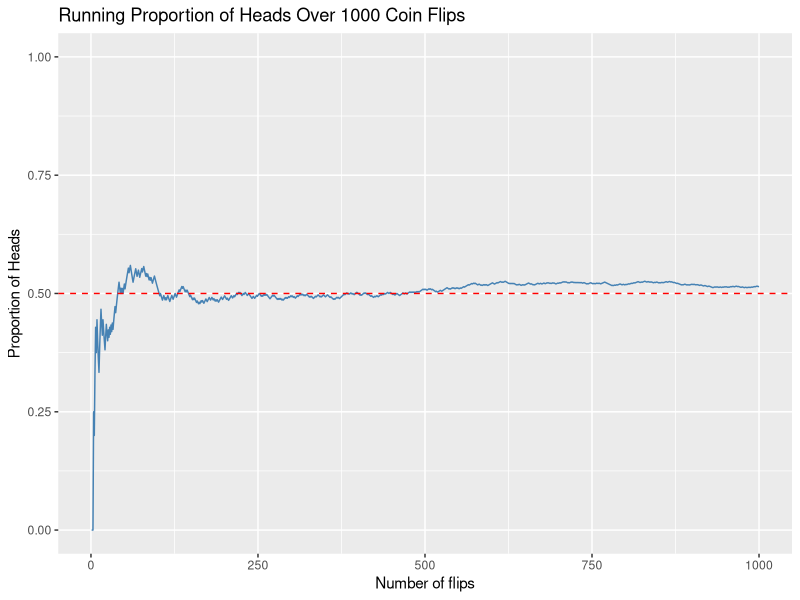
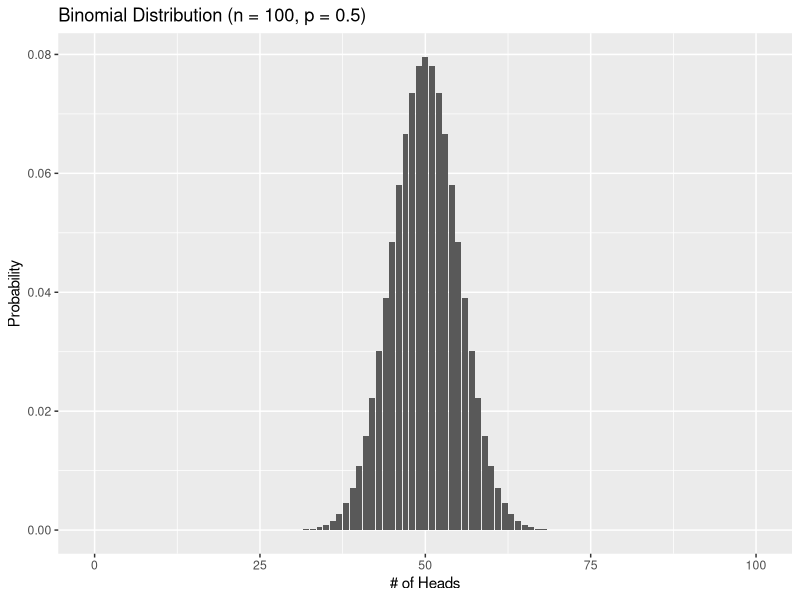
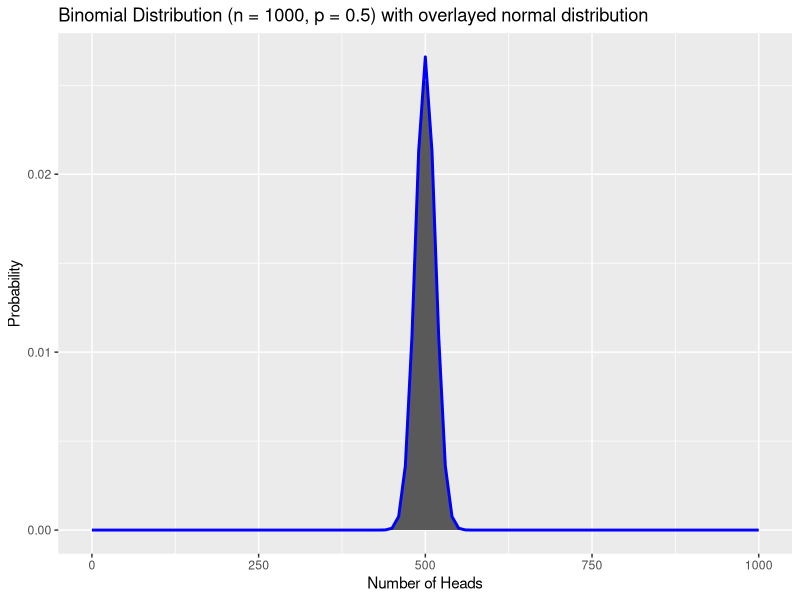
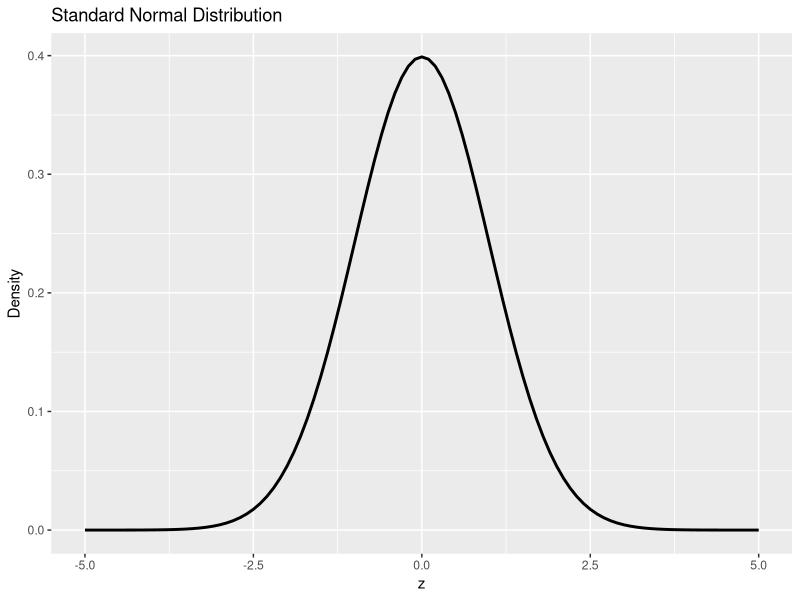
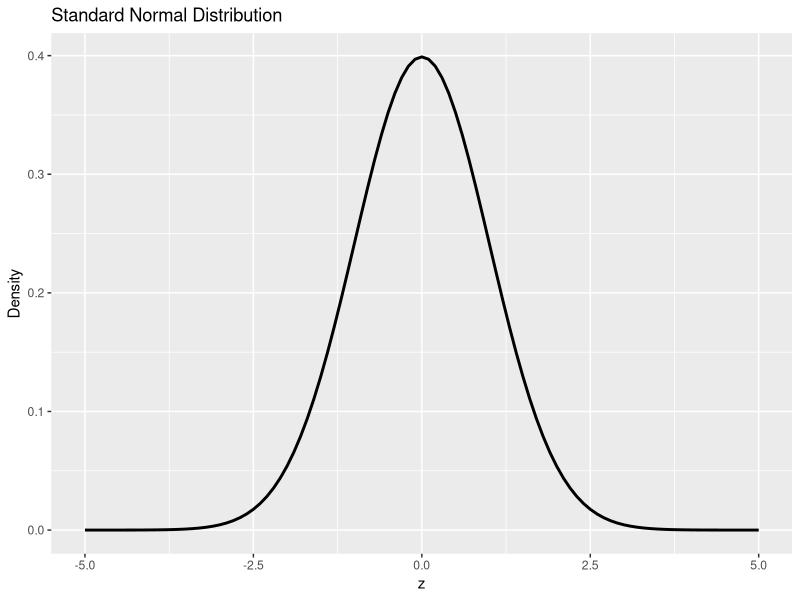
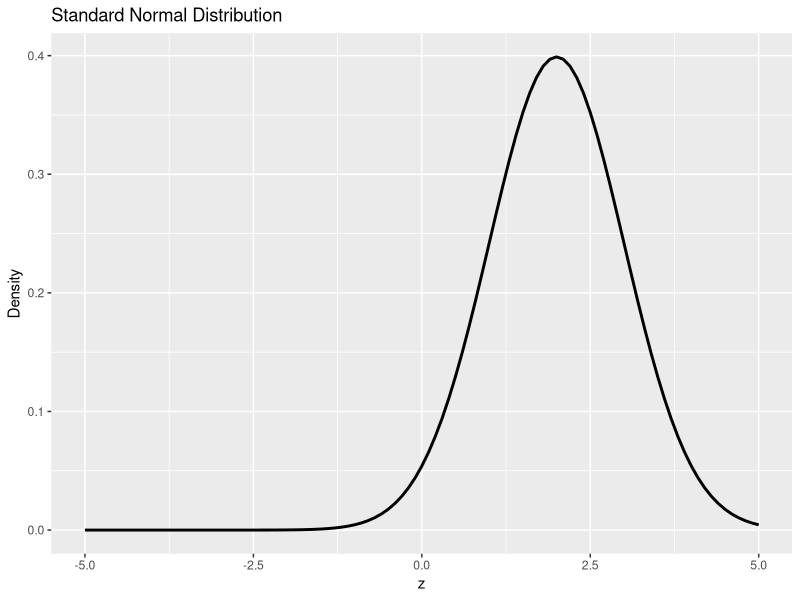
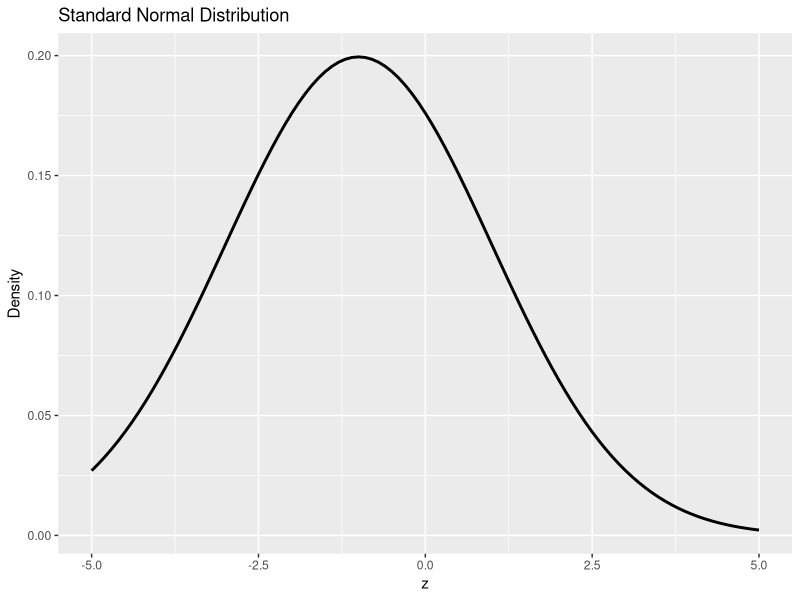
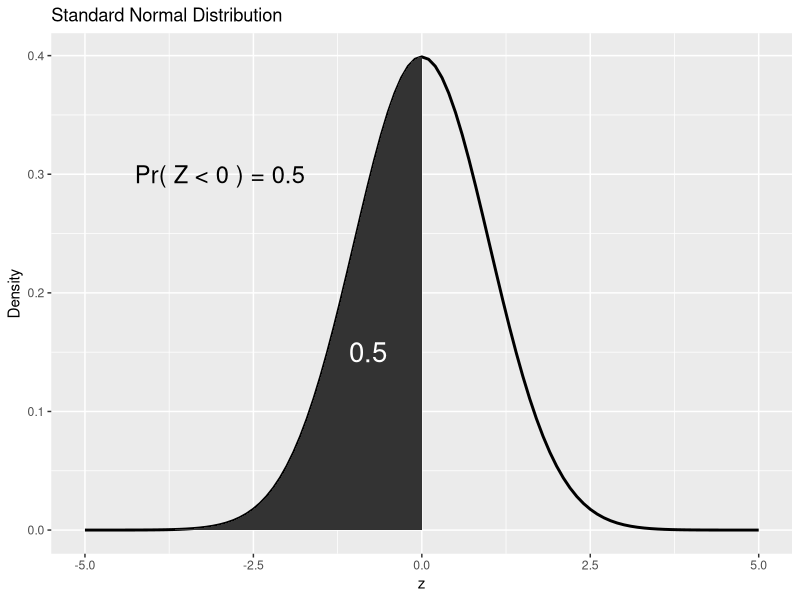

Source code (R) for these figures, in order:
## ---- chunk 1
# Ignore this for now
knitr::opts_chunk$set(echo = TRUE)
## ---- chunk 2
# Load packages
library(tidyverse)
library(palmerpenguins)
## ---- chunk 3
# Toss a coin once
sample(c("Heads", "Tails"), size = 1)
## ---- chunk 4
# Toss a coin twice
sample(c("Heads", "Tails"), size = 2, replace = TRUE)
## ---- chunk 5
# Simulate 1000 coin flips
coin_flips <- sample(c("Heads", "Tails"), size = 1000, replace = TRUE)

# Calculate the cumulative proportion of Heads
running_props <- cumsum(coin_flips == "Heads") / seq_along(coin_flips)

# Create a data frame for plotting
df_flips <- data.frame(
  flip_number = 1:1000,
  prop_heads = running_props)

# Represent the proportion of Heads as the number of flips increase
ggplot(df_flips, aes(x = flip_number, y = prop_heads)) +
  geom_line(color = "steelblue") +
  geom_hline(yintercept = 0.5, color = "red", linetype = "dashed") +
  ylim(0,1) +
  labs(title = "Running Proportion of Heads Over 1000 Coin Flips",
    x = "Number of flips",
    y = "Proportion of Heads")
## ---- chunk 6
ggplot(data.frame(x = 0:100), aes(x)) +
  stat_function(fun = dbinom, args = list(size = 100, prob = 0.5), 
                geom = "bar", n = 101) +
  labs(title = "Binomial Distribution (n = 100, p = 0.5)", 
       x = "# of Heads", 
       y = "Probability")
## ---- chunk 7
ggplot(data.frame(x = 0:1000), aes(x)) +
  # Binomial distribution
  stat_function(fun = dbinom, args = list(size = 1000, prob = 0.5), 
                geom = "bar", n = 1001) +
  # Corresponding normal distribution
  stat_function(fun = dnorm, args = list(mean = 500, sd = 15), 
                geom = "line", linewidth = 1, color = "blue") +
  labs(title = "Binomial Distribution (n = 1000, p = 0.5) with overlayed normal distribution", 
       x = "Number of Heads", 
       y = "Probability")
## ---- chunk 8
ggplot(data.frame(z = c(-5, 5)), aes(z)) +
  stat_function(fun = dnorm, args = list(mean = 0, sd = 1), 
                geom = "line", linewidth = 1) +
  labs(title = "Standard Normal Distribution",
       x = "z", y = "Density")
## ---- chunk 9
# Type any code here
ggplot(data.frame(z = c(-5, 5)), aes(z)) +
  stat_function(fun = dnorm, args = list(mean = 0, sd = 1), 
                geom = "line", linewidth = 1) +
  labs(title = "Standard Normal Distribution",
       x = "z", y = "Density")
ggplot(data.frame(z = c(-5, 5)), aes(z)) +
  stat_function(fun = dnorm, args = list(mean = 2, sd = 1), 
                geom = "line", linewidth = 1) +
  labs(title = "Standard Normal Distribution",
       x = "z", y = "Density")
ggplot(data.frame(z = c(-5, 5)), aes(z)) +
  stat_function(fun = dnorm, args = list(mean = -1, sd = 2), 
                geom = "line", linewidth = 1) +
  labs(title = "Standard Normal Distribution",
       x = "z", y = "Density")
## ---- chunk 10
ggplot(data.frame(z = c(-5, 5)), aes(z)) +
  stat_function(fun = dnorm, args = list(mean = 0, sd = 1), 
                geom = "line", linewidth = 1) +
  # represent an area under the curve
  stat_function(fun = dnorm, geom = "area", xlim = c(-5,0)) +
  # place a text annotation on the grid
  annotate("text", x = -3, y = .3, label = "Pr( Z < 0 ) = 0.5", size = 6) +
  # place an text annotation on the shaded area
  annotate("text", x = -.8, y = .15, label = "0.5", size = 7, color = "white") +
  labs(title = "Standard Normal Distribution",
       x = "z", y = "Density")
## ---- chunk 11
# Calculate the cumulative distribution up until the value -2.5 for the standard normal distribution
pnorm(q = -2.5, mean = 0, sd = 1)

# Corresponding graph
ggplot(data.frame(z = c(-5, 5)), aes(z)) +
  stat_function(fun = dnorm, args = list(mean = 0, sd = 1), 
                geom = "line", linewidth = 1) +
  # represent an area under the curve
  stat_function(fun = dnorm, geom = "area", xlim = c(-5,-2.5)) +
  labs(title = "Standard Normal Distribution",
       x = "z", y = "Density")
## ---- chunk 12
# Sample 1 individual
rnorm(n = 1, mean = 106, sd = 30)
## ---- chunk 13
# Type any code here
(136-106)/30

# These are all equivalent
1-pnorm(q = 136, mean = 106, sd = 30)
pnorm(q = 136, mean = 106, sd = 30, lower.tail = FALSE)
pnorm(q = (136-106)/30, mean = 0, sd = 1, lower.tail = FALSE)
## ---- chunk 14
# Sample 100 individuals
sample_fish <- rnorm(100, mean = 106, sd = 30)

# Represent the distribution
ggplot(data.frame(length = sample_fish), aes(x = length)) +
  geom_histogram(binwidth = 5, center = 2.5, color = "black") +
  labs(title = "Sampled Fish Lengths", x = "Length (mm)", y = "Count")
## ---- chunk 15
# Population distribution
ggplot(data.frame(z = c(0, 200)), aes(z)) +
  stat_function(fun = dnorm, args = list(mean = 106, sd = 30), 
                geom = "line", linewidth = 1) +
  labs(title = "Normal Distribution",
       x = "length", y = "Density")

# Sampling distribution
ggplot(data.frame(z = c(0, 200)), aes(z)) +
  stat_function(fun = dnorm, args = list(mean = 106, sd = 30/sqrt(100)), 
                geom = "line", linewidth = 1) +
  labs(title = "Normal Distribution",
       x = "mean length", y = "Density")

# Probability of getting a sample mean higher than 136
1-pnorm(q = 136, mean = 106, sd = 30/sqrt(100))
## ---- chunk 16
# Save a copy of the dataset in your environment as a dataframe
my_penguins <- as.data.frame(penguins)
## ---- chunk 17
# Represent the t-distribution with degree of freedom 5
ggplot(data.frame(t = c(-5, 5)), aes(t)) +
  stat_function(fun = dt, args = list(df = 5), 
                geom = "line", linewidth = 1) +
  labs(title = "t-Distribution (df = 5)",
       x = "t", y = "Density")
## ---- chunk 18
ggplot(data.frame(t = c(-5, 5)), aes(x = t)) +
  # Standard normal
  stat_function(fun = dnorm, args = list(mean = 0, sd = 1), 
                geom = "line", linewidth = 1) +
  # t-distributions
  stat_function(fun = dt, args = list(df = 1), aes(color = "t (df = 1)"), linewidth = 1) +
  stat_function(fun = dt, args = list(df = 5), aes(color = "t (df = 5)"), linewidth = 1) +
  stat_function(fun = dt, args = list(df = 30), aes(color = "t (df = 30)"), linewidth = 1) +
  stat_function(fun = dt, args = list(df = 100), aes(color = "t (df = 100)"), linewidth = 1) +
  labs(title = "Normal vs. t-Distributions with Varying Degrees of Freedom",
       x = "t", y = "Density", color = "Distribution") +
  scale_color_manual(
    name = "Distribution",
    values = c(
      "t (df = 1)" = "firebrick",
      "t (df = 5)" = "darkorange",
      "t (df = 30)" = "forestgreen",
      "t (df = 100)" = "steelblue",
      "Normal" = "black"
    ),
    breaks = c("t (df = 1)", "t (df = 5)", "t (df = 30)", "t (df = 100)", "Normal")) 
## ---- chunk 19
# Save a copy of the dataset in your environment as a dataframe
my_gentoo <- my_penguins |>
  filter(species == "Gentoo")
## ---- chunk 20
my_gentoo |>
  # Make a plot
  ggplot() +
  # Use geom_histogram and define mapping aesthetics
  geom_histogram(aes(x = body_mass_g),
                 # Set bin width and center 
                 binwidth = 100, center = 50, color = "black")
# Report mean and sd
my_gentoo |>
  # Summary statistics
  summarize(
    mean = mean(body_mass_g, na.rm = TRUE),
    median = median(body_mass_g, na.rm = TRUE),
    sd = sd(body_mass_g, na.rm = TRUE),
    IQR = IQR(body_mass_g, na.rm = TRUE),
    min_mass = min(body_mass_g, na.rm = TRUE),
    max_mass = max(body_mass_g, na.rm = TRUE))
## ---- chunk 21
# Conduct the test
t.test(my_gentoo$body_mass_g, mu = 5440)
## ---- chunk 22
my_penguins |>
  # Make a plot
  ggplot() +
  # Use geom_boxplot and define mapping aesthetics: x = predictor, y = outcome
  geom_boxplot(aes(y = body_mass_g, x = sex, fill = sex)) +
  # Add the data
  geom_jitter(aes(y = body_mass_g, x = sex))

# Report mean and sd
my_penguins |>
  # Split the data in groups 
  group_by(sex) |>
  # Summary statistics
  summarize(
    mean = mean(body_mass_g, na.rm = TRUE),
    median = median(body_mass_g, na.rm = TRUE),
    sd = sd(body_mass_g, na.rm = TRUE),
    IQR = IQR(body_mass_g, na.rm = TRUE),
    min_mass = min(body_mass_g, na.rm = TRUE),
    max_mass = max(body_mass_g, na.rm = TRUE))
## ---- chunk 23
# Conduct the test
t.test(body_mass_g ~ sex, data = my_penguins, var.equal = TRUE)
## ---- chunk 24
# Represent the F-distribution with degree of freedom 5, 10
ggplot(data.frame(F = c(0, 5)), aes(x = F)) +
  stat_function(fun = df, args = list(df1 = 5, df2 = 10), 
                geom = "line", linewidth = 1) +
  stat_function(fun = df, args = list(df1 = 5, df2 = 10), 
                geom = "area", xlim = c(4,5)) +
  labs(title = "F Distribution (df1 = 5, df2 = 10)",
       x = "F", y = "Density")

# Corresponding probability of getting F > 4
1- pf(q = 4, df1 = 5, df2 = 10)
## ---- chunk 25
my_penguins |>
  # Make a plot
  ggplot() +
  # Use geom_boxplot and define mapping aesthetics: x = predictor, y = outcome
  geom_boxplot(aes(x = body_mass_g, y = species, fill = species)) +
  # Add the data
  geom_jitter(aes(x = body_mass_g, y = species))

# Report mean and sd
my_penguins |>
  group_by(species) |>
  summarize(mean = mean(body_mass_g, na.rm = TRUE),
            sd = sd(body_mass_g, na.rm = TRUE))
## ---- chunk 26
# Conduct the test
anova_model <- aov(body_mass_g ~ species, data = my_penguins)
summary(anova_model)
## ---- chunk 27
# Calculate R-squared
ss_total <- 146864214 + 72443483
ss_between <- 146864214
R_squared <- ss_between / ss_total
R_squared
## ---- chunk 28
# Run post-hoc analysis for the previous model
TukeyHSD(anova_model)
## ---- chunk 29
# Represent the X2-distribution with degree of freedom 3
ggplot(data.frame(x2 = c(0, 10)), aes(x2)) +
  stat_function(fun = dchisq, args = list(df = 3), 
                geom = "line", linewidth = 1) +
  labs(title = "Chi-squared Distribution (df = 3)", 
       x = "x2", y = "Density")
## ---- chunk 30
my_penguins |>
  # Make a plot
  ggplot() +
  # Use geom_bar and define mapping aesthetics
  geom_bar(aes(x = species))

# Report frequencies
table(my_penguins$species)
## ---- chunk 31
# Conduct the test
chisq.test(table(my_penguins$species), p=c(1/3,1/3,1/3))
## ---- chunk 32
my_penguins |>
  # Make a plot
  ggplot() +
  # Use geom_bar and define mapping aesthetics with fill
  geom_bar(aes(x = species, fill = sex), position = "fill") 

# Report frequencies and percentages
my_penguins |>
  # Report counts for each pair of groups
  count(species, sex) |>
  # Split by one group
  group_by(species) |>
  # Calculate proportions
  mutate(prop = n / sum(n)) |>
  # Reshape results
  select(-n) |>
  pivot_wider(names_from = sex, values_from = prop, values_fill = 0)
## ---- chunk 33
# Conduct the test
chisq.test(table(my_penguins$species, my_penguins$sex))
## ---- chunk 34
# Call the car package
library(car)

# Check for equal variances
leveneTest(body_mass_g ~ sex, data = my_penguins)
## ---- chunk 35
# Conduct a Welch's t-test (var.equal = FALSE)
t.test(body_mass_g ~ sex, data = my_penguins, var.equal = FALSE)
## ---- chunk 36
# Check for normality
shapiro.test(my_penguins$body_mass_g)
## ---- chunk 37
# Check for normality visually
my_penguins |>
  # Make a plot
  ggplot() +
  # Use geom_histogram and define mapping aesthetics
  geom_histogram(aes(x = body_mass_g), 
                 # Set bin width and center 
                 binwidth = 100, center = 50, color = "black")
## ---- chunk 38
# Check for normality visually for the transformed variable
my_penguins |>
  # Make a plot
  ggplot() +
  # Use geom_histogram and define mapping aesthetics
  geom_histogram(aes(x = log(body_mass_g)), 
                 # Set bin width and center 
                 binwidth = 0.1, center = 0.05, color = "black")
## ---- chunk 39
# Bootstrap 1000 resamples
bootstrap_diffs <- data.frame(
  diff = replicate(1000, {
    my_penguins |>
      # Filter missing values
      filter(!is.na(sex), !is.na(body_mass_g)) |>
      # For each group
      group_by(sex) |>
      # Resample within each group
      slice_sample(prop = 1, replace = TRUE) |>
      summarize(mean_mass = mean(body_mass_g)) |>
      summarize(diff = diff(mean_mass)) |>
      pull(diff)
  }))
## ---- chunk 40
ggplot(bootstrap_diffs, aes(x = diff)) +
  # Represent all possible differences
  geom_histogram(binwidth = 20, color = "black") +
  # Represent the mean differences
  geom_vline(aes(xintercept = mean(diff)), color = "darkblue", linetype = "dashed") +
  labs(title = "Bootstrap Distribution of Difference in Mean Body Mass",
    x = "Difference in Means (g)", y = "Frequency")
## ---- chunk 41
quantile(bootstrap_diffs$diff, probs = c(0.025, 0.975))
## ---- chunk 42
wilcox.test(body_mass_g ~ sex, data = my_penguins)
